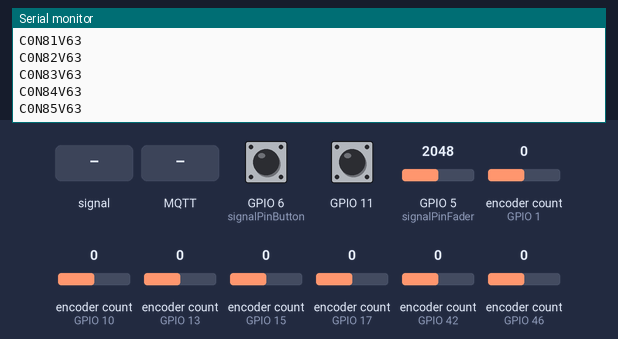
Simulated run of this program. Board: ESP32-S3. On the bench: the last lines printed to the serial monitor. Inputs (shaded band) come from the test bench; at power-on: encoder count (sensors on GPIO 10, GPIO 1, GPIO 13, GPIO 15, GPIO 17, GPIO 42, GPIO 46) 0, GPIO 11 HIGH, GPIO 5 (signalPinFader) = 2048, GPIO 6 (signalPinButton) HIGH. WiFi joins after 1.5 s; servers stay silent unless stated; storage starts empty; no MQTT or app messages arrive unless stated.

Above: at 11.2 s.
11.3 s: encoder count (sensor on GPIO 10) set to 1
At 11.9 s:
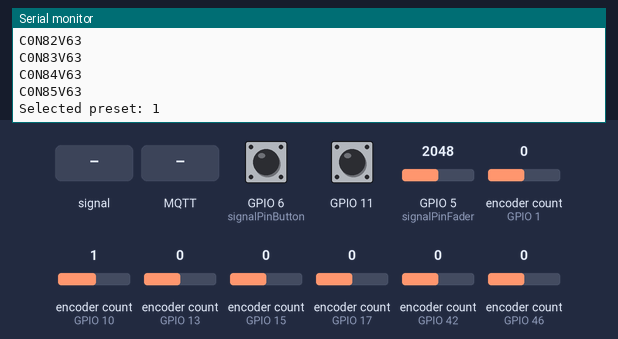
12.8 s: GPIO 11 pulled LOW for 0.15 s
At 15.7 s:
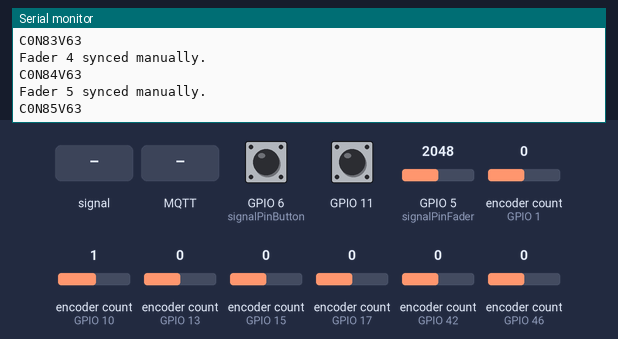
15.9 s: GPIO 11 pulled LOW for 3.2 s
At 20.3 s:
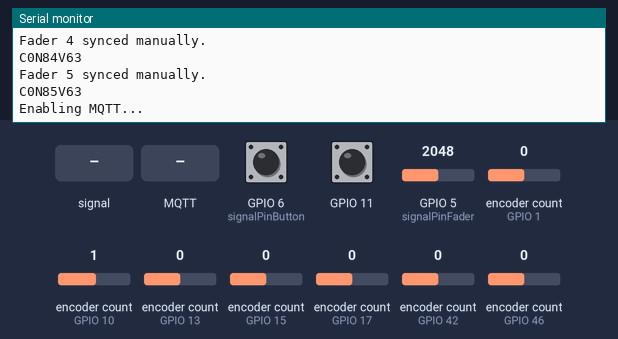
22.1 s: GPIO 5 (signalPinFader) fed a 200 Hz sine of ±1023 counts around its level
At 22.9 s:
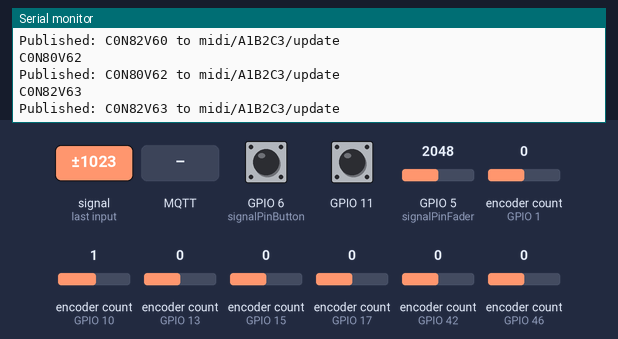
23.6 s: MQTT message "6" arrives on the second subscribed topic
25.1 s: encoder count (sensor on GPIO 1) set to 1
At 25.6 s:
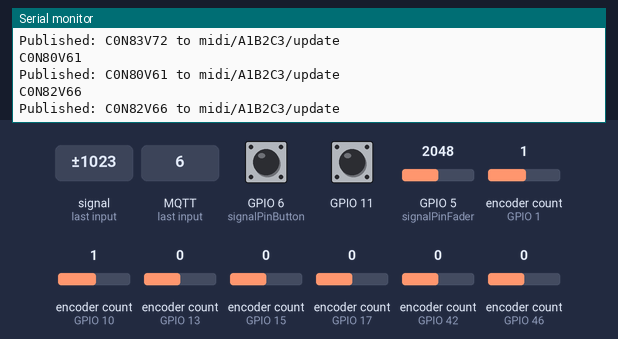
Timing chart, 0 to 27.6 s (numbered marks = the images above; inputs shaded):
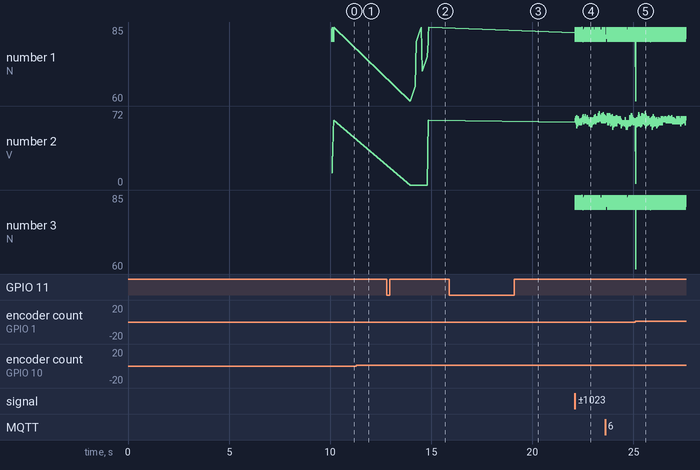

Measured:
- after the input at 15.9 s, the serial monitor: prints a new line after 3.2 s (image 3)
- after the input at 22.1 s, the serial monitor: prints a new line at once (image 4)
- plotted number 1: 85 → 80 after the input at 22.1 s
- plotted number 2: 63 → 60 after the input at 22.1 s

The program:

main.cpp
```cpp
#include <Arduino.h>
#include "config.h"
#include "rotary_encoders.h"
#include "mux.h"
#include "presets.h"
#include "faders.h"
#include "button.h"
#include "mqtt_manager.h"
#include <LittleFS.h>
#include <ArduinoJson.h>

#define WM_LITTLEFS
MQTTManager mqttManager;

void formatLittleFS() {
    if (LittleFS.format()) {
        Serial.println("LittleFS formatted successfully.");
    } else {
        Serial.println("LittleFS format failed.");
    }
}

void listFiles() {
    File root = LittleFS.open("/");
    File file = root.openNextFile();
    while (file) {
        Serial.print("File: ");
        Serial.println(file.name());
        file = root.openNextFile();
    }
}

void setup() {
    Serial.begin(BAUD_RATE);
    delay(5000);
    if (!LittleFS.begin()) {
        Serial.println("Mount failed. Formatting LittleFS...");
        formatLittleFS(); // Force format LittleFS
        if (!LittleFS.begin()) {
            Serial.println("Failed to initialize LittleFS after formatting.");
            return;
        }
    }

    Serial.println("LittleFS initialized successfully.");

    //if (!LittleFS.begin()) {
    //    Serial.println("[ERROR] Failed to mount LittleFS. Ensure proper filesystem setup.");
    //    return;
    //} else {
    //    Serial.println("[INFO] LittleFS mounted successfully.");
    //}

    // Initialize other components
    initMux();
    initStorage();
    initEncoders();
    initializeFaderReadings();
    initPresets();
    listFiles();
    delay(5000);
}


void loop() {
    // Handle rotary encoders
    for (int i = 0; i < NUM_ENCODERS; i++) {
        handleEncoder(i);
    }
    //Serial.println("C0N61V127");
    //delay(500);
    //Serial.println("C0N71V0");
    //delay(500);
    //Serial.println("C0N72V64");
    //delay(500);
    //Serial.println("C0N80V72");

    //Serial1.println("C0N60V127");
    // Handle faders
    handleFaders();

    // Handle buttons
    handleButtons();
    // Handle preset selection and bu   on actions
    updatePresetSelection();
    handlePresetButton(lastEncoderPos,lastFaderValue,buttonStates,mqttManager);
    mqttManager.loop();

}
```

button.cpp
```cpp
//#include "button.h"
//#include "mux.h"
//#include "config.h"
//#include "mqtt_manager.h"
//
//extern MQTTManager mqttManager;
//int buttonStates[NUM_BUTTONS] = {HIGH};
//
//void handleButtons() {
//    for (int i = 0; i < NUM_BUTTONS; i++) {
//        selectMuxChannel(i);
//        int currentState = digitalRead(signalPinButton);
//
//        if (currentState != buttonStates[i]) {
//            String midiMessage = "C0N" + String(70 + i) + "V" + (currentState == LOW ? "127" : "0");
//            Serial.println(midiMessage);
//            Serial1.println(midiMessage);
//            mqttManager.handleControlUpdate(midiMessage);
//            buttonStates[i] = currentState;
//        }
//    }
//}
//

#include "button.h"
#include "mux.h"
#include "config.h"
#include "mqtt_manager.h"

extern MQTTManager mqttManager;

// Button state arrays
int buttonStates[NUM_BUTTONS] = {HIGH};       // Tracks physical button states
bool buttonToggleStates[NUM_BUTTONS] = {false}; // Tracks toggle states (true = enabled, false = disabled)

void handleButtons() {
    for (int i = 0; i < NUM_BUTTONS; i++) {
        selectMuxChannel(i);
        int currentState = digitalRead(signalPinButton);

        // Check for button press event (transition from HIGH to LOW)
        if (currentState == LOW && buttonStates[i] == HIGH) {
            // Toggle the state
            buttonToggleStates[i] = !buttonToggleStates[i];

            // Generate the MIDI message based on the toggle state
            String midiMessage = "C0N" + String(70 + i) + "V" + (buttonToggleStates[i] ? "127" : "0");
            Serial.println(midiMessage);
            Serial1.println(midiMessage);
            mqttManager.handleControlUpdate(midiMessage);
        }

        // Update the physical state
        buttonStates[i] = currentState;
    }
}
```

button.h
```cpp
#ifndef BUTTON_H
#define BUTTON_H

#include "config.h"
extern int buttonStates[NUM_BUTTONS];
extern bool buttonToggleStates[NUM_BUTTONS];
void handleButtons();
struct Button {
    int previousState;
};


#endif
```

faders.cpp
```cpp
#include "faders.h"
#include "mux.h"
#include "config.h"
#include "mqtt_manager.h"
#include "presets.h"


#define FILTER_WINDOW_SIZE 20  // Number of readings for the rolling average
#define NOISE_THRESHOLD 1     // Minimum change to trigger an update

extern Preset presets[NUM_PRESETS]; // Defined in presets.cpp
extern int selectedPreset;           // Defined in presets.cpp


extern MQTTManager mqttManager;
int lastFaderValue[NUM_FADERS] = {-1, -1};
int faderBuffer[NUM_FADERS][FILTER_WINDOW_SIZE] = {{0}}; // Buffer to store readings
int bufferIndex[NUM_FADERS] = {0};                      // Index for circular buffer
bool faderSynced[NUM_FADERS] = {false};
extern bool isPresetLoading;

void initializeFaderReadings() {
    for (int i = 0; i < NUM_FADERS; i++) {
        lastFaderValue[i] = 0;
        for (int j = 0; j < FILTER_WINDOW_SIZE; j++) {
            faderBuffer[i][j] = 0;
        }
        bufferIndex[i] = 0;
    }
}

void handleFaders() {
    for (int i = 0; i < NUM_FADERS; i++) {
        selectMuxChannel(i);
        int rawValue = analogRead(signalPinFader);
        rawValue = map(rawValue, 0, 4095, 0, 127);

        // Update the buffer with the new value
        faderBuffer[i][bufferIndex[i]] = rawValue;
        bufferIndex[i] = (bufferIndex[i] + 1) % FILTER_WINDOW_SIZE;

        // Calculate the average value
        int averageValue = 0;
        for (int j = 0; j < FILTER_WINDOW_SIZE; j++) {
            averageValue += faderBuffer[i][j];
        }
        averageValue /= FILTER_WINDOW_SIZE;

        if (isPresetLoading) {
            // During preset loading, reset sync state and set target to preset value
            faderSynced[i] = false;
            lastFaderValue[i] = presets[selectedPreset].faderValues[i];
            continue; // Skip processing
        }

        // If the fader is not synced yet, check for significant movement relative to the target
        if (!faderSynced[i]) {
            if (abs(averageValue - lastFaderValue[i]) > 10) { // Threshold for syncing
                faderSynced[i] = true; // Sync the fader
                Serial.println("Fader " + String(i) + " synced manually.");
            } else {
                continue; // Ignore changes until synced
            }
        }

        // Once synced, send updates only for significant changes
        if (abs(averageValue - lastFaderValue[i]) > NOISE_THRESHOLD) {
            String midiMessage = "C0N" + String(80 + i) + "V" + String(averageValue);
            Serial.println(midiMessage);
            Serial1.println(midiMessage);
            mqttManager.handleControlUpdate(midiMessage);
            lastFaderValue[i] = averageValue; // Update the last value
        }
    }
}
```

faders.h
```cpp
#ifndef FADERS_H
#define FADERS_H
#include "config.h"

extern bool faderSynced[NUM_FADERS]; // Indicates if the fader is in sync
extern int lastFaderValue[NUM_FADERS];
void initializeFaderReadings();
void handleFaders();

#endif
```

mqtt_manager.cpp
```cpp
#include "mqtt_manager.h"
#include "faders.h"
#include "button.h"
#include "rotary_encoders.h"
#include "config.h"

const char* mqtt_server = "e0d1458af7764ee788c14d0501883ccb.s1.eu.hivemq.cloud";
const int mqtt_port = 8883;
const char* mqtt_user = "Midi";
const char* mqtt_pass = "midimidi";
static const char *root_ca PROGMEM = R"EOF(
-----BEGIN CERTIFICATE-----
MIIFazCCA1OgAwIBAgIRAIIQz7DSQONZRGPgu2OCiwAwDQYJKoZIhvcNAQELBQAw
TzELMAkGA1UEBhMCVVMxKTAnBgNVBAoTIEludGVybmV0IFNlY3VyaXR5IFJlc2Vh
cmNoIEdyb3VwMRUwEwYDVQQDEwxJU1JHIFJvb3QgWDEwHhcNMTUwNjA0MTEwNDM4
WhcNMzUwNjA0MTEwNDM4WjBPMQswCQYDVQQGEwJVUzEpMCcGA1UEChMgSW50ZXJu
ZXQgU2VjdXJpdHkgUmVzZWFyY2ggR3JvdXAxFTATBgNVBAMTDElTUkcgUm9vdCBY
MTCCAiIwDQYJKoZIhvcNAQEBBQADggIPADCCAgoCggIBAK3oJHP0FDfzm54rVygc
h77ct984kIxuPOZXoHj3dcKi/vVqbvYATyjb3miGbESTtrFj/RQSa78f0uoxmyF+
0TM8ukj13Xnfs7j/EvEhmkvBioZxaUpmZmyPfjxwv60pIgbz5MDmgK7iS4+3mX6U
A5/TR5d8mUgjU+g4rk8Kb4Mu0UlXjIB0ttov0DiNewNwIRt18jA8+o+u3dpjq+sW
T8KOEUt+zwvo/7V3LvSye0rgTBIlDHCNAymg4VMk7BPZ7hm/ELNKjD+Jo2FR3qyH
B5T0Y3HsLuJvW5iB4YlcNHlsdu87kGJ55tukmi8mxdAQ4Q7e2RCOFvu396j3x+UC
B5iPNgiV5+I3lg02dZ77DnKxHZu8A/lJBdiB3QW0KtZB6awBdpUKD9jf1b0SHzUv
KBds0pjBqAlkd25HN7rOrFleaJ1/ctaJxQZBKT5ZPt0m9STJEadao0xAH0ahmbWn
OlFuhjuefXKnEgV4We0+UXgVCwOPjdAvBbI+e0ocS3MFEvzG6uBQE3xDk3SzynTn
jh8BCNAw1FtxNrQHusEwMFxIt4I7mKZ9YIqioymCzLq9gwQbooMDQaHWBfEbwrbw
qHyGO0aoSCqI3Haadr8faqU9GY/rOPNk3sgrDQoo//fb4hVC1CLQJ13hef4Y53CI
rU7m2Ys6xt0nUW7/vGT1M0NPAgMBAAGjQjBAMA4GA1UdDwEB/wQEAwIBBjAPBgNV
HRMBAf8EBTADAQH/MB0GA1UdDgQWBBR5tFnme7bl5AFzgAiIyBpY9umbbjANBgkq
hkiG9w0BAQsFAAOCAgEAVR9YqbyyqFDQDLHYGmkgJykIrGF1XIpu+ILlaS/V9lZL
ubhzEFnTIZd+50xx+7LSYK05qAvqFyFWhfFQDlnrzuBZ6brJFe+GnY+EgPbk6ZGQ
3BebYhtF8GaV0nxvwuo77x/Py9auJ/GpsMiu/X1+mvoiBOv/2X/qkSsisRcOj/KK
NFtY2PwByVS5uCbMiogziUwthDyC3+6WVwW6LLv3xLfHTjuCvjHIInNzktHCgKQ5
ORAzI4JMPJ+GslWYHb4phowim57iaztXOoJwTdwJx4nLCgdNbOhdjsnvzqvHu7Ur
TkXWStAmzOVyyghqpZXjFaH3pO3JLF+l+/+sKAIuvtd7u+Nxe5AW0wdeRlN8NwdC
jNPElpzVmbUq4JUagEiuTDkHzsxHpFKVK7q4+63SM1N95R1NbdWhscdCb+ZAJzVc
oyi3B43njTOQ5yOf+1CceWxG1bQVs5ZufpsMljq4Ui0/1lvh+wjChP4kqKOJ2qxq
4RgqsahDYVvTH9w7jXbyLeiNdd8XM2w9U/t7y0Ff/9yi0GE44Za4rF2LN9d11TPA
mRGunUHBcnWEvgJBQl9nJEiU0Zsnvgc/ubhPgXRR4Xq37Z0j4r7g1SgEEzwxA57d
emyPxgcYxn/eR44/KJ4EBs+lVDR3veyJm+kXQ99b21/+jh5Xos1AnX5iItreGCc=
-----END CERTIFICATE-----
)EOF";

void MQTTManager::init(const char* server, int port, const char* user, const char* pass, const char* rootCa) {
    if (initialized) {
        Serial.println("MQTT already initialized.");
        return;
    }
    client.setClient(espClient);
    client.setServer(server, port);

    espClient.setCACert(rootCa);

    uniqueID = generatePairingCode();
    //mqttTopic = "midi/update";
    mqttTopic = "midi/" + uniqueID + "/update";
    mqttTopic2 = "midi/" + uniqueID + "/preset";
    Serial.println("MQTT Topic: " + mqttTopic);

    client.setCallback([this](char* topic, byte* payload, unsigned int length) {
    this->handleMessage(topic, payload, length);
    });

    initialized = true; // Mark as initialized
}

void MQTTManager::loop() {
    if (isMQTTEnabled && !client.connected()) {
        connect();
    }
    client.loop();
}

void MQTTManager::publish(const String& topic, const String& message) {
    if (isMQTTEnabled && client.connected()) {
        client.publish(topic.c_str(), message.c_str());
        Serial.println("Published: " + message + " to " + topic);
    }
}

void MQTTManager::connect() {
    if (client.connect("ESP32Client", mqtt_user, mqtt_pass)) {
        Serial.println("Connected to MQTT broker!");
        delay(500);
        Serial.println("pair : " + generatePairingCode());
        client.subscribe(mqttTopic.c_str());
        client.subscribe(mqttTopic2.c_str()); // Subscribe to the receive topic
        Serial.println("Subscribed to: " + mqttTopic2);
        Serial.println("Subscribed to: " + mqttTopic);
    } else {
        Serial.println("MQTT connection failed. Retrying...");
        delay(2000);
        isMQTTEnabled = false;
    }
}


String MQTTManager::generatePairingCode() {
    String macAddress = WiFi.macAddress(); // Get full MAC address
    macAddress.replace(":", "");          // Remove colons from the MAC address
    return macAddress.substring(macAddress.length() - 6); // Extract the last 6 characters
}

void MQTTManager::toggleMQTT() {
    if (!isMQTTEnabled) {
        Serial.println("Enabling MQTT...");
        // Ensure Wi-Fi is connected before initializing MQTT
        WiFiManager wifiManager;
        if (!wifiManager.autoConnect("MIDI_Controller_AP")) {
            Serial.println("Failed to connect to Wi-Fi. Restarting...");
            delay(3000);
            ESP.restart();
        }
        init(mqtt_server, mqtt_port, mqtt_user, mqtt_pass, root_ca);
    } else {
        Serial.println("Disabling MQTT...");
        client.disconnect(); // Cleanly disconnect from MQTT broker

        if (WiFi.status() == WL_CONNECTED) {
            WiFi.disconnect(true); // Disconnect Wi-Fi
            Serial.println("Wi-Fi Disconnected");
        }
    }
    isMQTTEnabled = !isMQTTEnabled;
    Serial.println(isMQTTEnabled ? "MQTT Enabled" : "MQTT Disabled");
}


void MQTTManager::handlePresetSave() {
    String presetMessage = "Preset saved!";
    publish(mqttTopic2, presetMessage);
}

void MQTTManager::handleControlUpdate(const String& message) {
    publish(mqttTopic, message);
}

void MQTTManager::handleCommand(const String& command) {
    // Extract data
    char type = command.charAt(1); // '6', '7', or '8'
    int target = command.substring(2, 4).toInt(); // Index
    int value = command.substring(5).toInt(); // Value

    if (type == '6') { // Rotary encoder
        if (target >= 0 && target < NUM_ENCODERS) {
            encoders[target].setPosition(value);
            lastEncoderPos[target] = value; // Update the last encoder position
        }
    } else if (type == '7') { // Button state
        if (target >= 0 && target < NUM_BUTTONS) {
            buttonStates[target] = (value == 127) ? LOW : HIGH;
        }
    } else if (type == '8') { // Fader value
        if (target >= 0 && target < NUM_FADERS) {
            lastFaderValue[target] = value;
            faderSynced[target] = false; // Mark fader as unsynced
        }
    }
}


void MQTTManager::handleMessage(char* topic, byte* payload, unsigned int length) {
    String message;
    for (unsigned int i = 0; i < length; i++) {
        message += (char)payload[i];
    }

    // Check if the message is for preset updates
    if (String(topic).endsWith("/preset")) {
        Serial.println("Handling preset update: " + message);

        // Split the message into individual commands
        int startIndex = 0;
        int separatorIndex = message.indexOf(';');
        while (separatorIndex != -1) {
            String command = message.substring(startIndex, separatorIndex);

            // Forward the command to the Pro Micro
            Serial.println(command); // Replace Serial1 with the appropriate interface for Pro Micro
            delay(50);                // Small delay for stability

            // Process the command locally
            handleCommand(command);

            // Update indexes for the next command
            startIndex = separatorIndex + 1;
            separatorIndex = message.indexOf(';', startIndex);
        }

        // Handle the last command if it exists
        if (startIndex < message.length()) {
            String command = message.substring(startIndex);

            // Forward the command to the Pro Micro
            Serial.println(command); // Replace Serial1 with the appropriate interface for Pro Micro
            delay(50);                // Small delay for stability

            // Process the command locally
            handleCommand(command);
        }

        Serial.println("Preset update handled and forwarded to Pro Micro.");
    }
}


void MQTTManager::checkRotaryPress(int rotaryIndex, bool isPressed) {
    if (rotaryIndex == 0 && isPressed) { // Assume preset rotary is index 0
        unsigned long now = millis();
        if (now - lastPressTime < PRESS_INTERVAL) {
            rotaryPressCount++;
        } else {
            rotaryPressCount = 1; // Reset count if too much time has passed
        }
        lastPressTime = now;

        if (rotaryPressCount >= 5) {
            toggleMQTT();
            Serial.println("Mqtt Toggle");
            rotaryPressCount = 0; // Reset the press count
        }
    }
}
```

mqtt_manager.h
```cpp
#ifndef MQTT_MANAGER_H
#define MQTT_MANAGER_H

#include <config.h>
#include <WiFiManager.h>
#include <PubSubClient.h>
#include <WiFiClientSecure.h>
#define WM_LITTLEFS

class MQTTManager {
public:
    void init(const char* server, int port, const char* user, const char* pass, const char* rootCa);
    void loop();
    void publish(const String& topic, const String& message);
    void toggleMQTT(); // Enable/disable MQTT functionality

    void handlePresetSave(); // Publish when a preset is saved
    void handleControlUpdate(const String& message); // Publish control updates
    void handleMessage(char *topic, byte *payload, unsigned int length); // Handle incoming messages
    void checkRotaryPress(int rotaryIndex, bool isPressed); // Handle 5 presses for toggle

private:
    void connect();
    String generatePairingCode();
    void handleCommand(const String& command); // Parse and apply received commands

    bool initialized = false;
    WiFiClientSecure espClient;
    PubSubClient client;
    String uniqueID;
    String mqttTopic;
    String mqttTopic2;
    bool isMQTTEnabled = false; // Tracks MQTT functionality state
    int rotaryPressCount = 0;
    unsigned long lastPressTime = 0;
    static constexpr unsigned long PRESS_INTERVAL = 300; // Max interval between consecutive presses (ms)

    // Add support for syncing states
    void syncRotaryState(int index, int value); // Sync rotary encoder state
    void syncButtonState(int index, int state); // Sync button state
    void syncFaderState(int index, int value);  // Sync fader state
};

#endif
```

mux.cpp
```cpp
#include "mux.h"

void initMux() {
    pinMode(s0, OUTPUT);
    pinMode(s1, OUTPUT);
    pinMode(s2, OUTPUT);
    pinMode(s3, OUTPUT);
    pinMode(signalPinButton, INPUT);
    pinMode(signalPinFader, INPUT);
}

void selectMuxChannel(int channel) {
    digitalWrite(s0, bitRead(channel, 0));
    digitalWrite(s1, bitRead(channel, 1));
    digitalWrite(s2, bitRead(channel, 2));
    digitalWrite(s3, bitRead(channel, 3));
}
```

mux.h
```cpp
#ifndef MUX_H
#define MUX_H

#include "config.h"

// Functions
void initMux();
void selectMuxChannel(int channel);

#endif
```

rotary_encoders.h
```cpp
#ifndef ROTARY_ENCODERS_H
#define ROTARY_ENCODERS_H

#include <Arduino.h>
#include <RotaryEncoder.h>
#include "config.h"

extern RotaryEncoder encoders[NUM_ENCODERS];
extern int lastEncoderPos[NUM_ENCODERS];
// Functions
extern bool isPresetLoading;
void initEncoders();
void handleEncoder(int index);

#endif
```

Source omitted: presets.cpp (7074 bytes), presets.h (931 bytes), rotary_encoders.cpp (3118 bytes), config.h (992 bytes)
